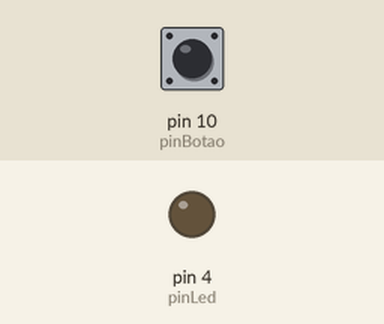
Simulated run of this sketch. Board: Arduino Uno, built with avr-gcc and run on an emulated ATmega328P. On the bench: output pins drawn as LEDs (lit = HIGH). Inputs (shaded band) come from the test bench; at power-on: pin 10 (pinBotao) LOW.

Above: at 1.2 s.
1.3 s: pin 10 (pinBotao) pulled HIGH for 0.15 s
At 2.1 s:
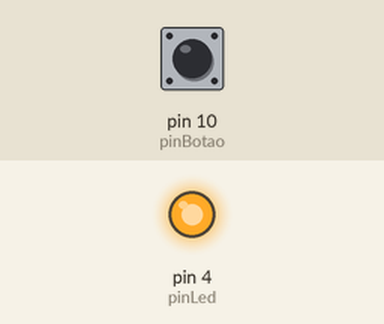
2.9 s: pin 10 (pinBotao) pulled HIGH for 1 s
At 3.3 s:
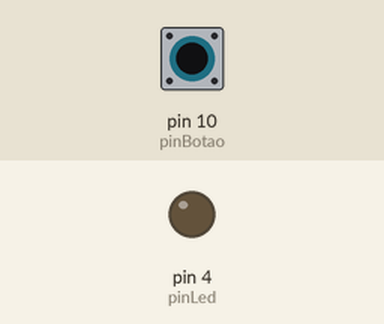
5.4 s: pin 10 (pinBotao) pulled HIGH for 3.2 s
At 6.4 s:
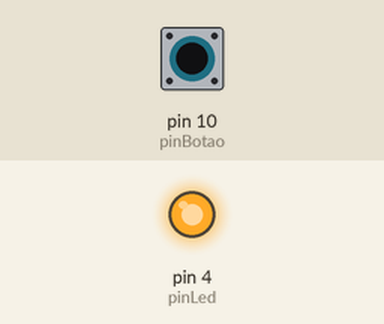
Timing chart, 0 to 8.4 s (numbered marks = the images above; inputs shaded):
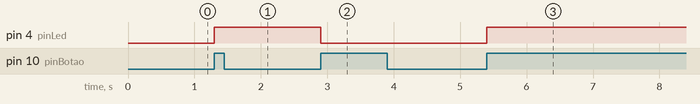

Measured:
- after the input at 1.3 s, pin 4 (pinLed): LOW → HIGH at once
- after the input at 2.9 s, pin 4 (pinLed): HIGH → LOW at once
- after the input at 5.4 s, pin 4 (pinLed): LOW → HIGH at once

The sketch:

aula_35_continua_o_aula_anterior_1.ino
```cpp
/*
Autor:Bianca
Nome da Programação: Continuação da aula anterior
Descrição: Quando apertar o botão o Led tem que acender
e quando apertar o botão de novo o Led deve apagar
Data: 12/03/25
*/
#define pinBotao 10
# define pinLed 4
int estadoLed = 0;
int estadoAnterior = 0;
int estadoBotao = 0;

void setup()
{
  pinMode (pinBotao,INPUT);
  pinMode (pinLed,OUTPUT);
}

void loop()
{
  int estadoAtual = digitalRead(pinBotao);

  if (estadoAtual == 1 && estadoAnterior == 0){

    estadoLed = !estadoLed;
    digitalWrite(pinLed, estadoLed);
  }
  estadoAnterior=estadoAtual;
}
```
